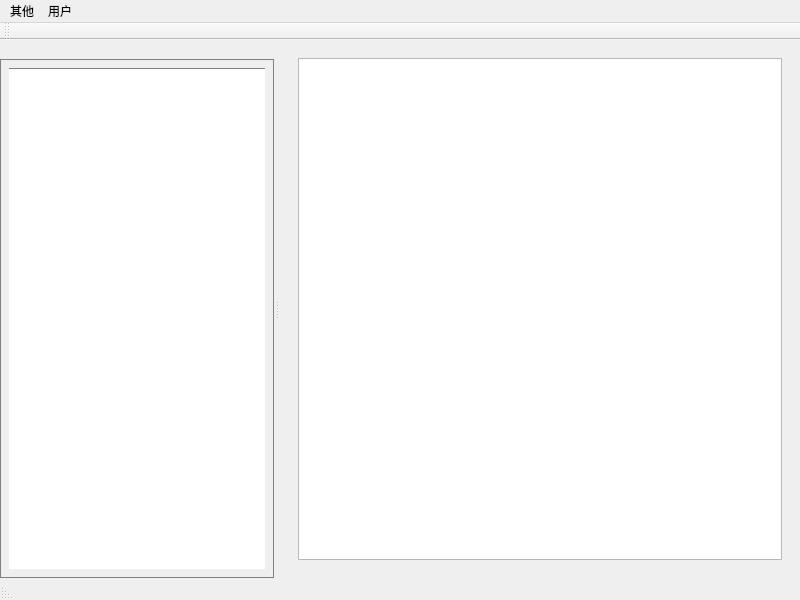
<?xml version="1.0" encoding="UTF-8"?>
<ui version="4.0">
 <class>GroupMainWindow</class>
 <widget class="QMainWindow" name="GroupMainWindow">
  <property name="geometry">
   <rect>
    <x>0</x>
    <y>0</y>
    <width>800</width>
    <height>600</height>
   </rect>
  </property>
  <property name="windowTitle">
   <string>MainWindow</string>
  </property>
  <widget class="QWidget" name="centralwidget">
   <layout class="QHBoxLayout" name="horizontalLayout_2">
    <item>
     <widget class="QWidget" name="widget" native="true">
      <layout class="QHBoxLayout" name="horizontalLayout_3">
       <item>
        <widget class="QTableView" name="tableView"/>
       </item>
      </layout>
     </widget>
    </item>
   </layout>
  </widget>
  <widget class="QMenuBar" name="menubar">
   <property name="geometry">
    <rect>
     <x>0</x>
     <y>0</y>
     <width>800</width>
     <height>26</height>
    </rect>
   </property>
   <widget class="QMenu" name="menu">
    <property name="title">
     <string>其他</string>
    </property>
    <addaction name="actionabout"/>
    <addaction name="actionaboutQt"/>
   </widget>
   <widget class="QMenu" name="menu_2">
    <property name="title">
     <string>用户</string>
    </property>
    <addaction name="actionuserInfo"/>
    <addaction name="actionloginOut"/>
   </widget>
   <addaction name="menu"/>
   <addaction name="menu_2"/>
  </widget>
  <widget class="QStatusBar" name="statusbar">
   <property name="layoutDirection">
    <enum>Qt::RightToLeft</enum>
   </property>
  </widget>
  <widget class="QToolBar" name="toolBar">
   <property name="windowTitle">
    <string>toolBar</string>
   </property>
   <attribute name="toolBarArea">
    <enum>TopToolBarArea</enum>
   </attribute>
   <attribute name="toolBarBreak">
    <bool>false</bool>
   </attribute>
  </widget>
  <widget class="QDockWidget" name="dockWidget_left">
   <property name="contextMenuPolicy">
    <enum>Qt::CustomContextMenu</enum>
   </property>
   <property name="styleSheet">
    <string notr="true"/>
   </property>
   <property name="features">
    <set>QDockWidget::DockWidgetMovable</set>
   </property>
   <attribute name="dockWidgetArea">
    <number>1</number>
   </attribute>
   <widget class="QWidget" name="dockWidgetContents">
    <property name="autoFillBackground">
     <bool>false</bool>
    </property>
    <property name="styleSheet">
     <string notr="true">border:1px solid gray</string>
    </property>
    <layout class="QHBoxLayout" name="horizontalLayout">
     <item>
      <widget class="QTreeView" name="treeView">
       <property name="contextMenuPolicy">
        <enum>Qt::CustomContextMenu</enum>
       </property>
       <property name="styleSheet">
        <string notr="true">border:0px;
border-top:1px solid gray  </string>
       </property>
      </widget>
     </item>
    </layout>
   </widget>
  </widget>
  <action name="actionabout">
   <property name="text">
    <string>关于</string>
   </property>
  </action>
  <action name="actionaboutQt">
   <property name="text">
    <string>关于Qt</string>
   </property>
  </action>
  <action name="actionuserInfo">
   <property name="text">
    <string>用户信息</string>
   </property>
  </action>
  <action name="actionloginOut">
   <property name="text">
    <string>登出</string>
   </property>
  </action>
 </widget>
 <resources/>
 <connections/>
</ui>
